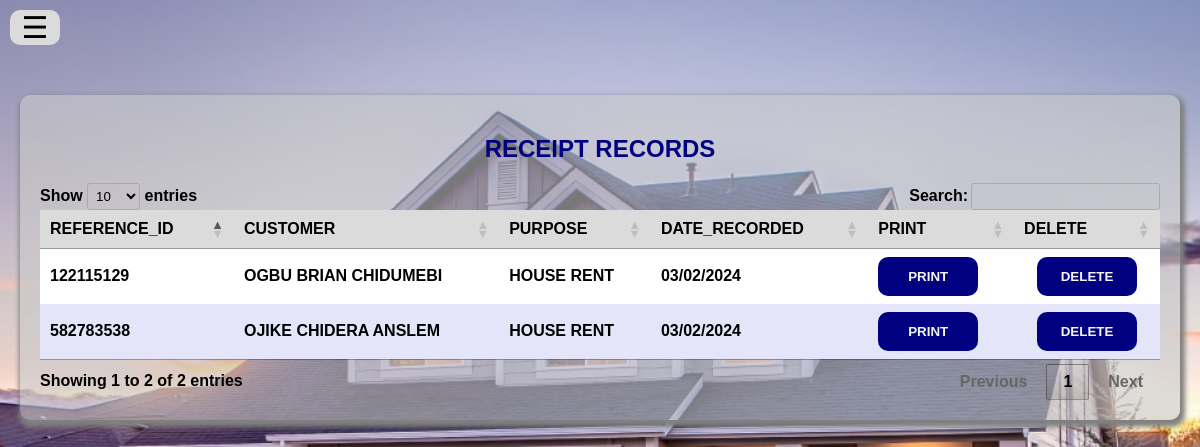
Screenshot of /dashboard/view_receipts.php (signed in) with the database file from the repository.
### tables this page shows
CREATE TABLE IF NOT EXISTS `receipts` (
  `id` int(100) NOT NULL AUTO_INCREMENT,
  `ref_id` int(100) NOT NULL,
  `customer_name` varchar(200) NOT NULL,
  `customer_address` text NOT NULL,
  `phone_no` varchar(100) NOT NULL,
  `pmtd` varchar(120) NOT NULL,
  `pur_pose` text NOT NULL,
  `total_amt` text NOT NULL,
  `amt_paid` text NOT NULL,
  `amt_rem` text NOT NULL,
  `writer_name` varchar(200) NOT NULL,
  `fullDay` varchar(20) NOT NULL,
  `date` varchar(20) NOT NULL,
  `time` varchar(20) NOT NULL,
  PRIMARY KEY (`id`)
);

### class/sel_class.php (called while the page is built, shortened)
<?php
    class SEL
    {
        public function sel_recp_all(){
            require("db/database_connection.php");
            $sel = $con->query(" SELECT * FROM receipts  ");
            return $sel;
        }
    }
?>

### dashboard/view_receipts.php (the view, shortened to what this page needs)
<!DOCTYPE html>
<html lang="en">
<head>
    <link rel="stylesheet" href="../css/style.css" media="all">
    <link rel="stylesheet" href="../css/repStyle.css" media="all">
    <link rel="stylesheet" href="../css/dt.css" media="all">
</head>
<body class="imgBody" id="total-div">
    <?php
        require("dashboard_layout.php");
    ?>
    <section class="main-div-container">
        <div class="sec-div-container">
            <h1>RECEIPT RECORDS</h1>
            <div class="secun-div-container">
                <table class="myTable">
                    <thead>
                        <tr id="top-line-div-table">
                            <th>REFERENCE_ID</th>
                            <th>CUSTOMER</th>
                            <th>PURPOSE</th>
                            <th>DATE_RECORDED</th>
                            <th>PRINT</th>
                            <th>DELETE</th>
                        </tr>
                    </thead>
                    <tbody>
                        <?php
                            require("../class/sel_class.php");
                            $sel_ob = new SEL();
                            $sel_con = $sel_ob->sel_recp_all();
                            if ($sel_con) {while ($row = $sel_con->fetch_assoc()) {
                        ?>
                        <tr>
                            <td><?php echo $row['ref_id']; ?></td>
                            <td><?php echo $row['customer_name']; ?></td>
                            <td><?php echo $row['pur_pose']; ?></td>
                            <td><?php echo $row['date']; ?></td>
                            <td><button class="cond-btn" onclick="window.open('receipt.php?rd=<?php echo $row['ref_id'] ?>', '_blank', 'width=500')">PRINT</button></td>
                            <td title="Delete Receipt">
                                <form class="recp-fsi" action="auth/receipt_del.php" method="post">
                                    <button class="cond-btn">DELETE</button>
                                </form>
                            </td>
                        </tr>
                        <?php } } ?>
                    </tbody>
                </table>
            </div>
        </div>
    </section>
</body>
</html>

### css/style.css (style rules this page uses)
* { box-sizing: border-box; font-family: Arial, Helvetica, sans-serif; }
body { margin:0; padding: 0; width:100%; --nav-load-time:300ms; --nav-header-load-time:320ms; --first-sec-load-time:400ms; --after-fs-load-time:calc(var(--nav-load-time) + var(--first-sec-load-time)); }
.imgBody { background-image: url(../image/house.jpg); height: 100%; background-position: center; background-repeat: no-repeat; background-size: cover; background-attachment: fixed; }
button { cursor: pointer; }
.main-div-container { width:74%; margin-left:21%; padding:10px; height:auto; }
.sec-div-container { border-radius:10px; padding:20px; font-weight: bold; margin-top:20px; box-shadow: 2px 4px 5px 3px gray; overflow: auto; background: rgba(200,200,200,0.6); }
.sec-div-container h1 { text-align: center; color:navy; }
.secun-div-container table { margin:10px; border:0px solid green; width:100%; }
.secun-div-container table tr th { padding:30px; margin:10px; width:auto; position: relative; }
#top-line-div-table { background: #dbdbdb; }
.secun-div-container table tr td { padding:30px; margin:10px; width:auto; position: relative; text-align: left; }
.secun-div-container table tr:nth-child(even) { background: rgb(229, 229, 249); }
.secun-div-container table tr:nth-child(odd) { background: white; }
.recp-fsi { width:100%; display: flex; justify-content: center; align-items: flex-start; }
.cond-btn { padding:10px; border-radius:10px; width:100px; background: navy; border:2px solid navy; color:whitesmoke; cursor: pointer; font-weight: bold; transition: .7s ease-in; }

### css/repStyle.css (style rules this page uses)
@media (max-width:1280px) { .main-div-container { width:100%; margin-left:0%; padding:20px; border:0px solid green; height:auto; float: left; } }

### rows the page displays
receipts: ref "122115129", customer_name "OGBU BRIAN CHIDUMEBI", pur_pose "HOUSE RENT", date "03/02/2024"
receipts: ref "582783538", customer_name "OJIKE CHIDERA ANSLEM", pur_pose "HOUSE RENT", date "03/02/2024"
